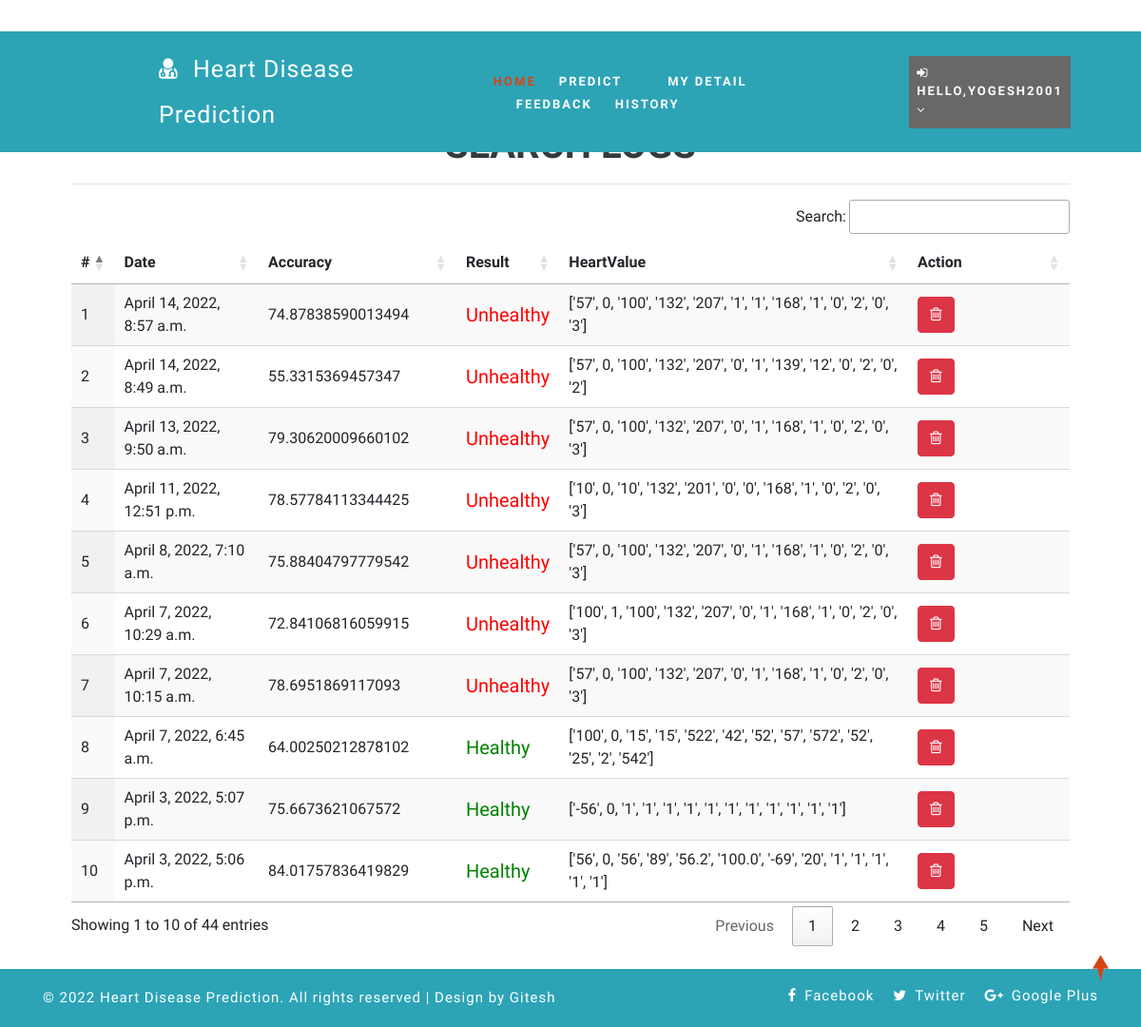
/view_search_pat (signed in), run on an earlier commit of the app's database.
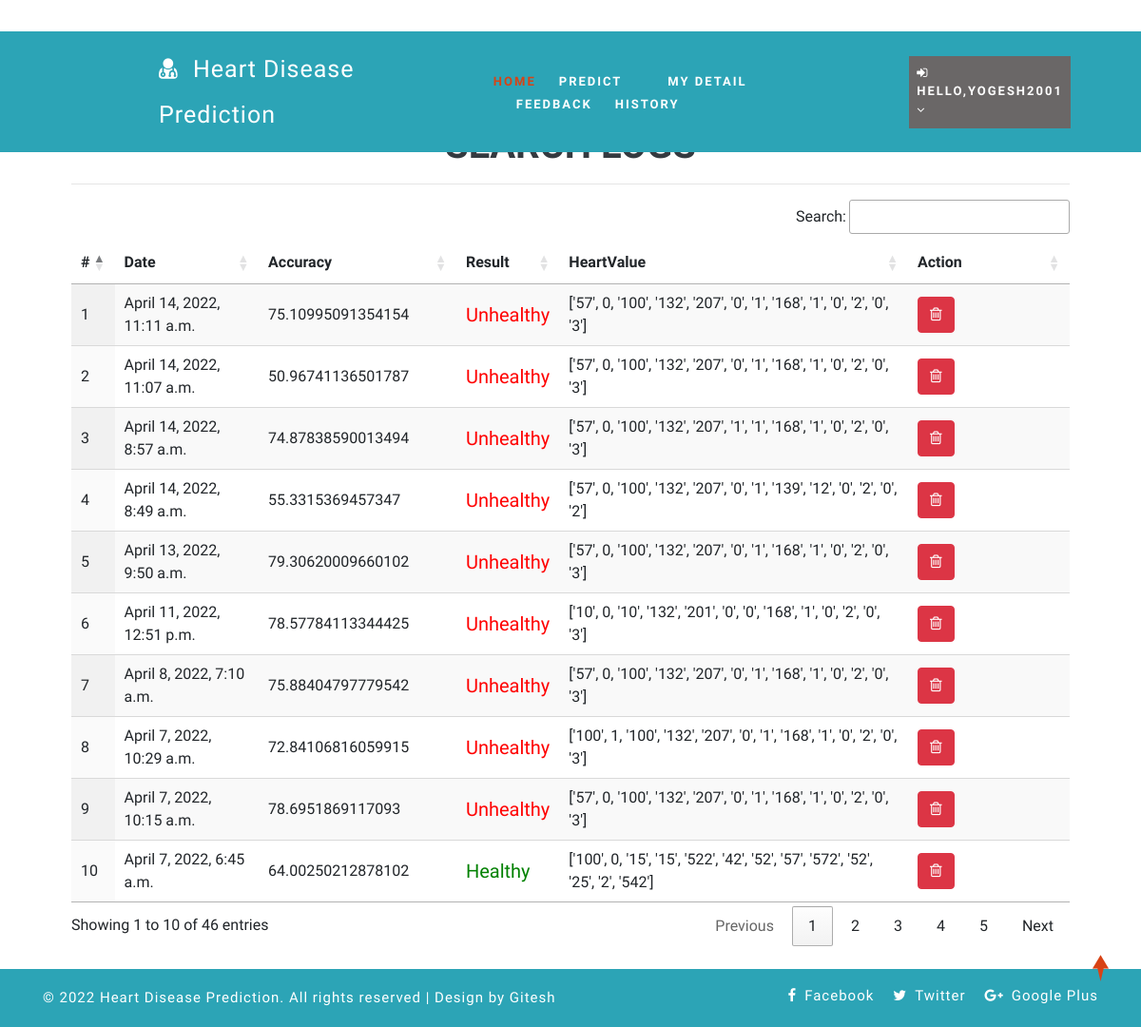
And on a later commit of the database.
### health/models.py (models this page shows)
class Search_Data(models.Model):
    patient = models.ForeignKey(Patient, on_delete=models.CASCADE, null=True)
    prediction_accuracy = models.CharField(max_length=100,null=True,blank=True)
    result = models.CharField(max_length=100,null=True,blank=True)
    values_list = models.CharField(max_length=100,null=True,blank=True)
    created = models.DateTimeField(auto_now=True,null=True)
    def __str__(self):
        return self.patient.user.username

### health/views.py (the view)
# urls.py: path('view_search_pat', view_search_pat,name="view_search_pat"),
@login_required(login_url="login")
def view_search_pat(request):
    doc = None
    try:
        doc = Doctor.objects.get(user=request.user)
        data = Search_Data.objects.filter(patient__address__icontains=doc.address).order_by('-id')
    except:
        try:
            doc = Patient.objects.get(user=request.user)
            data = Search_Data.objects.filter(patient=doc).order_by('-id')
            print(data)
        except:
            data = Search_Data.objects.all().order_by('-id')
    return render(request,'view_search_pat.html',{'data':data})

### health/templates/view_search_pat.html
{% extends 'index.html' %}
{% load static %}
{% block body %}
<div class="container-fluid" style="width:90%;margin-top:8%">
                    <div class="container-fluid">
                        <h1 align="center" class="w3ls-title text-uppercase text-dark font-weight-bold">Search Logs</h1>
                         </div><hr>
                                <table id="example" class="display" style="width:100%">
                                  <thead>
                                    <tr>
                                      <th>#</th>
                                      {% if request.user.patient_set.all.0 %}
                                      <th>Date</th>
                                      {% else %}
                                      <th>Patient Name</th>
                                      {% endif %}
                                      <th>Accuracy</th>
                                      <th>Result</th>
                                      <th>HeartValue</th>
                                      <th>Action</th>
                                  </tr>
                              </thead>
                              <tbody>
                              {% for i in data %}
                                <tr>
                                  <td>{{forloop.counter}}</td>
                                  {% if request.user.patient_set.all.0 %}
                                    <td>{{i.created}}</td>
                                  {% else %}
                                  <td>{{i.patient.user.first_name}} {{i.patient.user.last_name}}</td>
                                  {% endif %}
                                    <td>{{i.prediction_accuracy}}</td>
                                    <td>{% if i.result == "0" %}
                                      <h5 style="color:green">Healthy</h5>
                                      {% else %}
                                      <h5 style="color:red">Unhealthy</h5>
                                  {% endif %}
                                  </td>
                                  <td>{{i.values_list}}</td>
                                  <td style="width:150px">
                                      <a href="/delete_searched/{{i.id}}" ><button class="btn btn-danger" onclick="return confirm('Are you sure?')"><i class="fa fa-trash-o"></i></button></a></td>
                              </tr>
                              {% endfor %}
                          </tbody>
                      </table>
                  </div>
{% endblock %}

What changed in the data, as far as the page shows it:
no longer on this page (row unchanged): Search_Data: created "April 3, 2022, 5:07 p.m.", prediction_accuracy "75.6673621067572", result "Healthy", values_list "['-56', 0, '1', '1', '1', '1', '1', '1', '1', '1', '1', '1', '1']"
no longer on this page (row unchanged): Search_Data: created "April 3, 2022, 5:06 p.m.", prediction_accuracy "84.01757836419829", result "Healthy", values_list "['56', 0, '56', '89', '56.2', '100.0', '-69', '20', '1', '1', '1', '1', '1']"
added Search_Data: created "April 14, 2022, 11:11 a.m.", prediction_accuracy "75.10995091354154", result "Unhealthy", values_list "['57', 0, '100', '132', '207', '0', '1', '168', '1', '0', '2', '0', '3']"
added Search_Data: created "April 14, 2022, 11:07 a.m.", prediction_accuracy "50.96741136501787", result "Unhealthy", values_list "['57', 0, '100', '132', '207', '0', '1', '168', '1', '0', '2', '0', '3']"
Also different on the page:
text written by a page script: "Search: Showing 1 to 10 of 44 entries Previous 1 2 3 4 5 Next" → "Search: Showing 1 to 10 of 46 entries Previous 1 2 3 4 5 Next"
